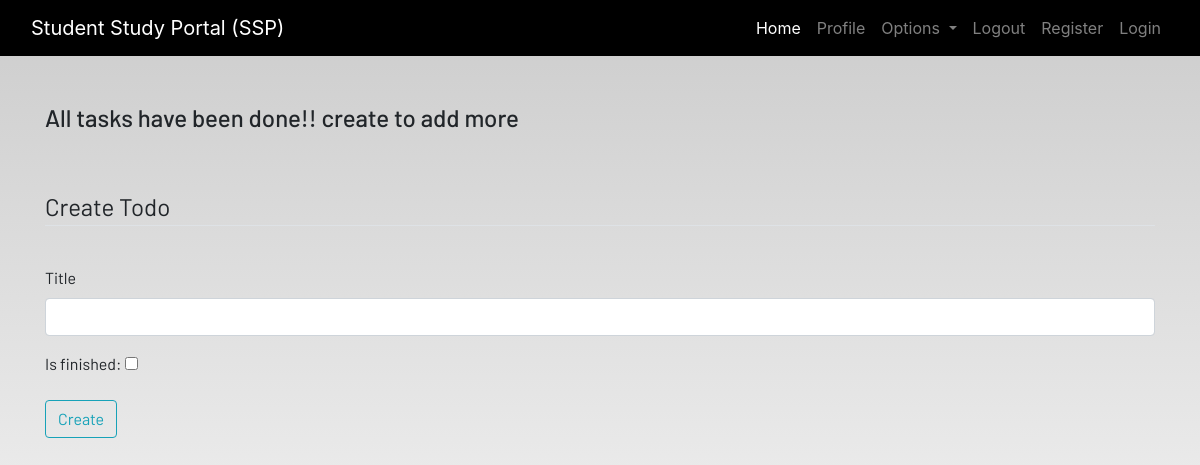
Page /todo/ (signed in) on the earlier database version.
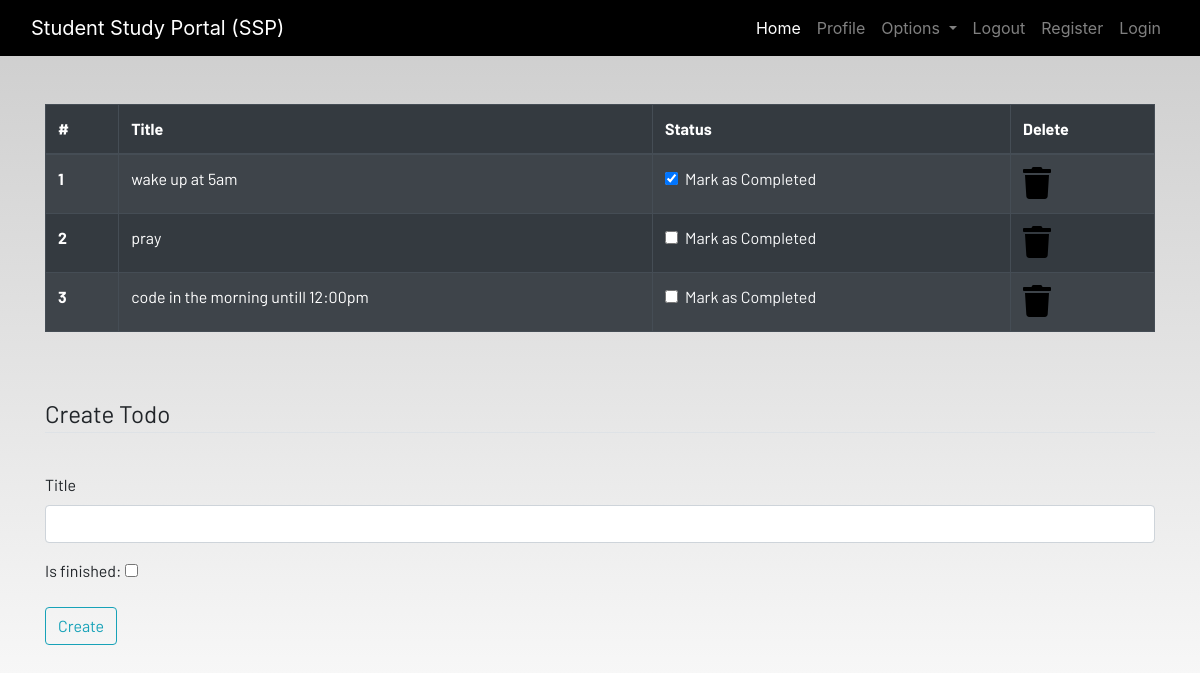
Same page on the later database version.
### dashboard/models.py (models this page shows, shortened)
class Todo(models.Model):
    user = models.ForeignKey(User, on_delete=models.CASCADE)
    title = models.CharField(max_length=200)
    is_finished = models.BooleanField(default=False)
    class Meta:
        verbose_name = "todo"
        verbose_name_plural = "todo"

### dashboard/views.py (the view)
# urls.py: path('todo/',views.todo),
def todo(request):
    todo = Todo.objects.filter(user=request.user)
    if len(todo) == 0:
        todos_done = True
    else:
         todos_done = False
    context = {
        'todos': todo,
        'todos_done':todos_done
    }
    return render(request, 'dashboard/todo.html', context)

### dashboard/templates/dashboard/todo.html (shortened to what this page needs)
{% extends 'dashboard/base.html' %}
{% load static %}
{% block content %}
<div class="container">
    {% if not todos_done %}
    <table class="table table-striped table-bordered table-hover table-dark">
        <thead>
            <tr>
                <th scope="col">#</th>
                <th scope="col">Title</th>
                <th scope="col">Status</th>
                <th scope="col">Delete</th>
            </tr>
        </thead>
        <tbody>
            {% for todo in todos  %}
            <tr>
                <th scope="row">{{forloop.counter}}</th>
                <td>{{todo.title}}</td>
                <td>
                    <a href="{% url "update_todo" todo.id %}">
                        <div class="form-check">
                            {% if todo.is_finished == True %}
                            <input class="form-check-input" type="checkbox" value="" checked>
                            {% else %}
                            <input class="form-check-input" type="checkbox" value="" >
                            {% endif %}
                            <label class="form-check-label text-light" for="flexCheckDefault">
                                Mark as Completed
                            </label>
                        </div>
                    </a>
                </td>
                <td><a href="{% url "delete_todo" todo.id %}"><i class="fa fa-trash fa-2x"></i></a></td>
            </tr>
            {% endfor %}
        </tbody>
    </table>
    {% else %}
    <h4>All tasks have been done!! create to add more</h4>
    {% endif %}
</div><br><br>
<div class="container">
    <form method="POST" action="/todo/add">
        <fieldset class="form-group">
            <legend class="border-bottom mb-4">Create Todo</legend>
        </fieldset>
        <div class="form-group">
            <label for="title">Title</label>
            <input type="text" class="form-control" name="title"  >
          </div>
          <div class="form-group">
            <label for="finish">Is finished:</label>
            <input type="checkbox" name="is_finish" >
          </div>
        <div class="form-group">
            <button href="" class="btn btn-outline-info" type="submit">
                Create
            </button>
        </div>
    </form>
</div>
{% endblock content %}

### dashboard/templates/dashboard/base.html (shortened to what this page needs)
<!DOCTYPE html>
{% load static %}
<html lang="en">
<head>
  <link rel="stylesheet" href="https://stackpath.bootstrapcdn.com/bootstrap/4.3.1/css/bootstrap.min.css"
 />
  <link rel="stylesheet" href="https://use.fontawesome.com/releases/v5.7.2/css/all.css"
 />
  <link rel="stylesheet" href="{% static 'css/main.css' %}" />
</head>
<body>
  <header>
    <nav class="navbar navbar-expand-lg navbar-dark bg-dark">
      <div class="container-fluid">
        <a class="navbar-brand" href="/">Student Study Portal (SSP)</a>
        <div class="collapse navbar-collapse justify-content-end" id="navbarSupportedContent">
          <ul class="navbar-nav mb-2 mb-lg-0">
            <li class="nav-item">
              <a class="nav-link active" aria-current="page" href="/">Home</a>
            </li>
            <li class="nav-item">
              <a class="nav-link" href="#">Profile</a>
            </li>
            <li class="nav-item dropdown">
              <a class="nav-link dropdown-toggle" href="#" id="navbarDropdown" role="button" data-toggle="dropdown"
                aria-haspopup="true" aria-expanded="false">
                Options
              </a>
            </li>
            <li class="nav-item">
              <a class="nav-link" href="#">Logout</a>
            </li>
            <li class="nav-item">
              <a class="nav-link" href="#">Register</a>
            </li>
            <li class="nav-item">
              <a class="nav-link" href="#">Login</a>
            </li>
          </ul>
        </div>
      </div>
    </nav>
  </header>
  <br /><br />
  <main>
    {% block content %}
    {% endblock content %}
  </main>
</body>
</html>

### static/css/main.css (style rules this page uses)
html { scroll-behavior: smooth; height: 100%; width: 100%; }
main { font-family: Barlow, Quicksand, Rubik, sans-serif, serif, 'Times New Roman', Times, serif !important; }
.navbar { background-color: rgb(0, 0, 0) !important; }
a { text-decoration: none !important; color: black; }
html, body { max-width: 100%; overflow-x: hidden; height: 100%; width: 100%; }
body { background: linear-gradient(rgba(0, 0, 0, 0.2), rgba(255, 255, 255, 0.5)); overflow-x: hidden; background-repeat: no-repeat; }
.fa { color: black; }

Differences in the rows shown:
added Todo: title "wake up at 5am"
added Todo: title "pray"
added Todo: title "code in the morning untill 12:00pm"
Other differences:
text no longer shown: "All tasks have been done!! create to add more"
text now shown: "# Title Status Delete"
